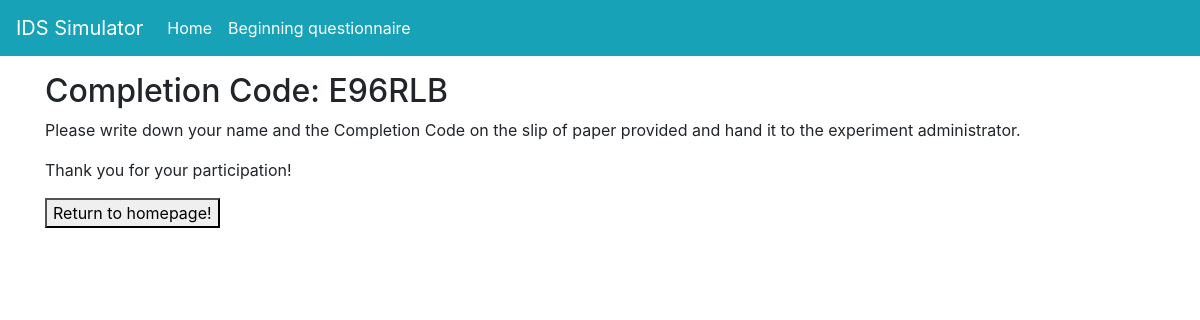
Before: /completion (signed in) with the older database file.
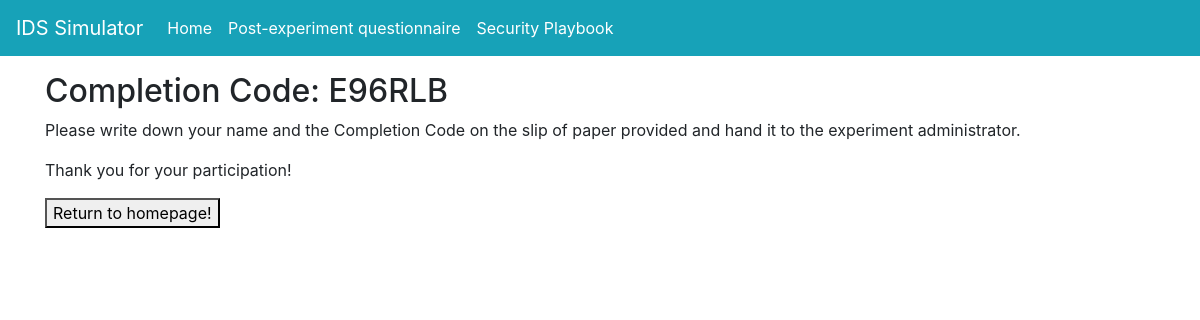
After: the same page with the newer database file.
### crywolf.py (the view)
@app.route("/completion")
def completion():
    code = current_user.completion_code
    return render_template('completion.html', code=code)

### crywolf.py (called while the page is built)
@login_manager.user_loader
def load_user(user_id):
    return models.User.query.get(user_id)

### templates/completion.html (shortened to what this page needs)
{% extends "base.html" %}
{% block content %}
    <article>
        <h2>Completion Code: {{ code }}</h2>
        <p>Please write down your name and the Completion Code on the slip of paper provided and hand it to the experiment administrator.</p>
    </article>
    <aside>
        <p>Thank you for your participation!</p>
        <button type="submit" onclick="location.href='{{ url_for('index') }}';">Return to homepage!</button>
    </aside>
{% endblock %}

Changed rows visible on the page:
changed User "E96RLB": experiment_complete False → True (drawn); questionnaire_complete False → True (drawn)
Other visible differences:
text no longer shown: "Beginning questionnaire"
text now shown: "Post-experiment questionnaire Security Playbook"
